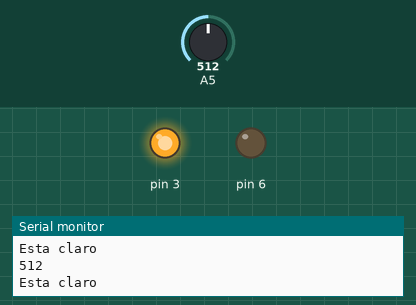
Simulated run of this sketch. Board: Arduino Uno, built with avr-gcc and run on an emulated ATmega328P. Shown: output pins drawn as LEDs (lit = HIGH), the last lines printed to the serial monitor. The test bench sets the inputs (shaded band); at power-on: A5 = 512.

Above: at 1.2 s.
1.3 s: A5 set to 732
3.2 s: A5 set to 769
At 4.6 s:
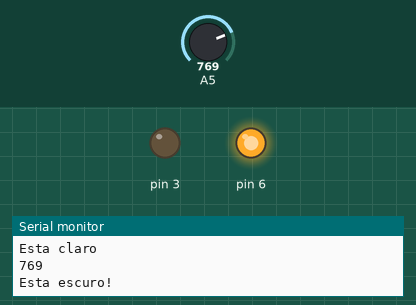
5.5 s: A5 set to 740
At 7.2 s:
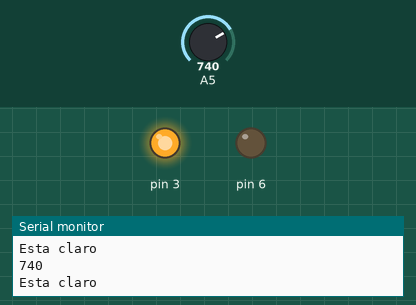
7.5 s: A5 set to 760
At 9.0 s:
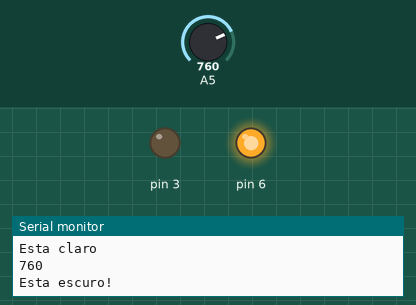
Timing chart, 0 to 10.5 s (numbered marks = the images above; inputs shaded):
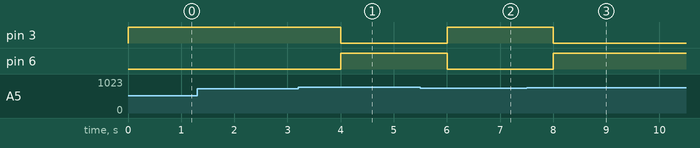

Measured:
- the behaviour switches between 750 and 751 on A5 (found by bisection; images 0 and 1)
- after the input at 3.2 s, pin 3: HIGH → LOW after 0.80 s; pin 6: LOW → HIGH after 0.80 s
- after the input at 5.5 s, pin 3: LOW → HIGH after 0.50 s; pin 6: HIGH → LOW after 0.50 s
- after the input at 7.5 s, pin 3: HIGH → LOW after 0.50 s; pin 6: LOW → HIGH after 0.50 s

The sketch:

projeto_fotoresistor.ino
```cpp
// C++ code
//
void setup()
{
  pinMode(A5, INPUT);
  Serial.begin(9600);
  pinMode(6, OUTPUT);
  pinMode(3, OUTPUT);
}

void loop()
{
  Serial.println(analogRead(A5));
  if (analogRead(A5) > 750) {
    Serial.println("Esta escuro!");
    digitalWrite(6, HIGH);
    digitalWrite(3, LOW);
  } else {
    Serial.println("Esta claro");
    digitalWrite(3, HIGH);
    digitalWrite(6, LOW);
  }
  delay(1000); // Wait for 1000 millisecond(s)
}
```
